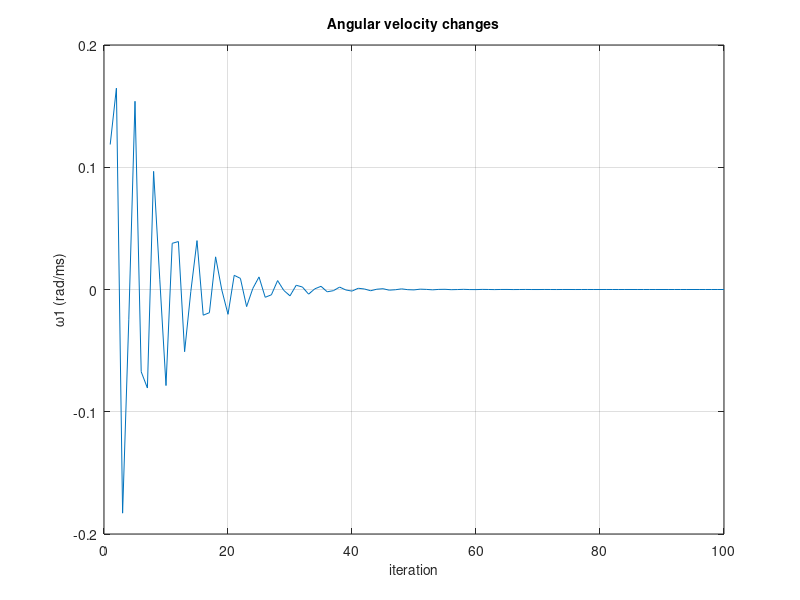
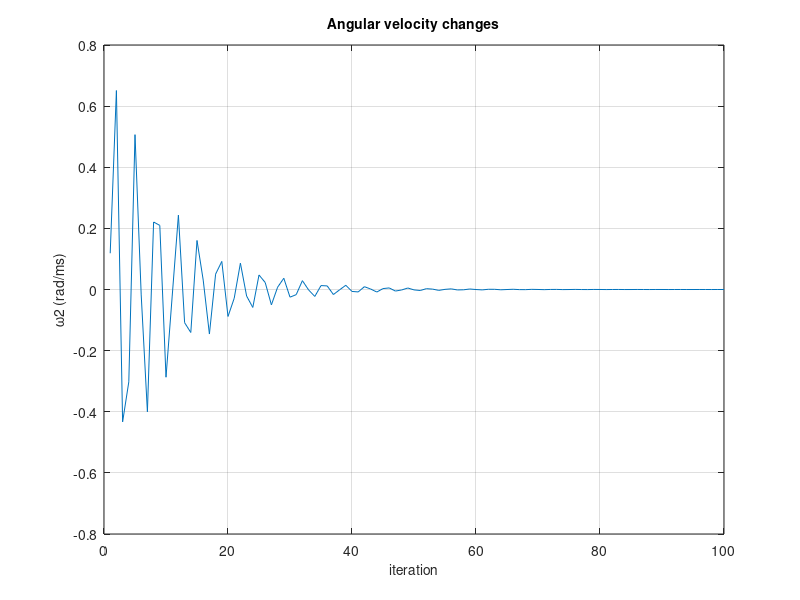
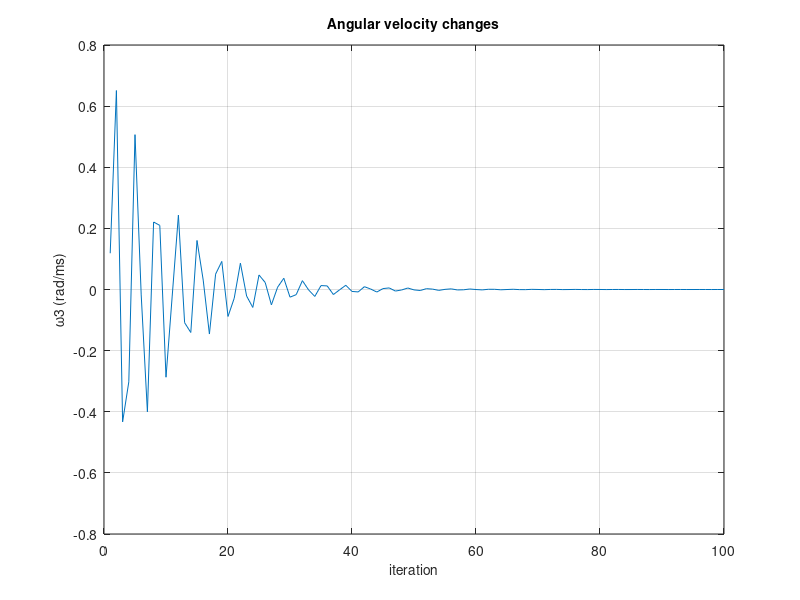
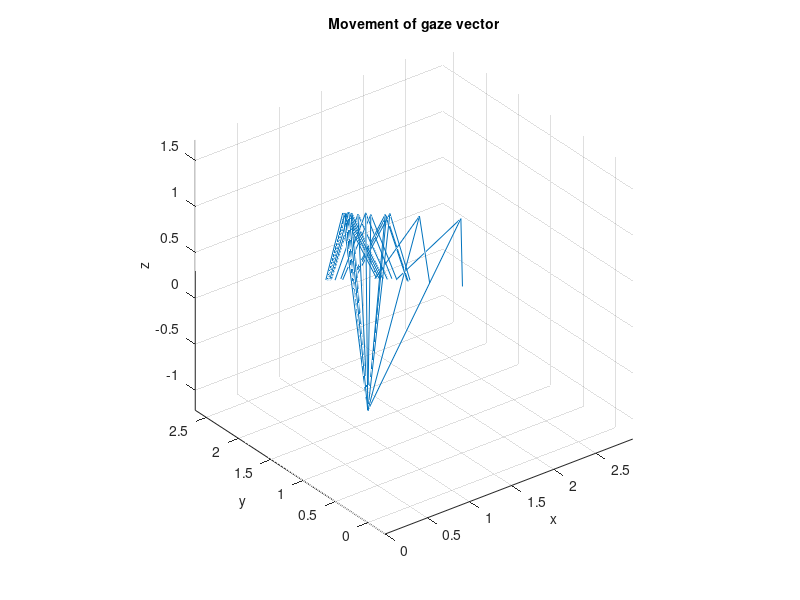

Source code (MATLAB) for these figures, in order:
clc;clear; close all;
% In this code, an ocular model is simulated to control gaze in three
% dimensions.
%
% Reference paper: A. D. Polpitaya and B. K. Ghosh, "Modeling the dynamics
% of oculomotor system in three dimensions," 42nd IEEE International
% Conference on Decision and Control (IEEE Cat. No.03CH37475), 2003,
% pp. 6418-6422 Vol.6, doi: 10.1109/CDC.2003.1272353.
%
% Written by: Hesam Shokouh Alaei
%
X1 = [1;1.3;2];   %initial gaze vector
X2 = [1;3;0.7];   % final gaze vector
%% Q Block 
num = X1(1)*X2(1)+X1(2)*X2(2)+X1(3)*X2(3);
det = sqrt(X1(1)^2+X1(2)^2+X1(3)^2)*sqrt(X2(1)^2+X2(2)^2+X2(3)^2);
theta = acos((num)/(det)); % radians
Rx = [1,0,0;0,cos(theta),-sin(theta);0,sin(theta),cos(theta)];
Ry = [cos(theta),0,sin(theta);0,1,0;-sin(theta),0,cos(theta)];
Rz = [cos(theta),-sin(theta),0;sin(theta),cos(theta),0;0,0,1];
R = [cos(theta),sin(theta)^2,sin(theta)*cos(theta);...
    -sin(theta)^2,cos(theta)+(1-cos(theta))*(cos(theta)^2),cos(theta)*sin(theta)*(1-cos(theta));...
    -sin(theta)*cos(theta),cos(theta)*sin(theta)*(1-cos(theta)),cos(theta)+(1-cos(theta))*(sin(theta)^2)];
r1 = 0; %rotation vector in x direction
r2 = 1./(2+2*cos(theta)).*[0;2*sin(theta);0];   %rotation vector in y direction
r3 = 1./(2+2*cos(theta)).*[0;0;2*sin(theta)];   %rotation vector in z direction

%% Activation Generator 
m = 10000;  %constant coefficient 
a1 = 0;
a2 = m.*r2(2);
a3 = m.*r3(3);
A = abs([a1;a2;a3]);

%% Torque Generator
r = 12/1000;    %eye ball radius, m
t = theta*180/pi;   %degree
B = t*0.00006/(r^2);  % viscosity coef, gm/degree
K = t*0.0001/(r^2); %elastic coef
J = t*4.3e-5/(r^2); %moment of inertia of eye ball
lm = 40/1000; % muscle length, m
lo = 60/1000;   % muscle length at rest, m
vm = [5/1000;5/1000;5/1000];  % muscle velocity, m/s
vo = 7/1000;    % muscle velocity at max force, m.s
T = [0;0;0];
we = [-0.3;-0.3;-0.3];
W = [0,we(3),-we(2);-we(3),0,we(1);we(2),-we(1),0];
wh = we;
vm_max = 1/2.5;
for iter=1:100
    temp(:,iter) = we;
    we = we + (T - B.*we - K.*trapz(temp,2))/J;
    vel(:,iter) = we;
    W = [0,we(3),-we(2);-we(3),0,we(1);we(2),-we(1),0];
    R = R + W.*R;
    vm = we.*r;
    Xd(:,iter) = R*X2;  %Desired gaze 
    for i = 1:3
        a = A(i);
        Fl = exp( -0.5*(((lm/lo)-1.05)/0.19)^2);
        Fv = 0.1433/ ( 0.1074+exp(-1.409*sinh(3.2*(vm(i)/vm_max)+1.6 )));
        Fact = Fl*Fv*a;
        Ft = Fact+B.*lm;
        T(i) = r*Ft;   %torque
    end
end
%% plot
figure(1)
plot(vel(1,:))
grid on
title('Angular velocity changes','FontSize',10)
xlabel('iteration','FontSize',10)
ylabel('\omega1 (rad/ms)','FontSize',10)
% axis([0 100 -0.02 0.02])
figure(2)
plot(vel(2,:))
grid on
title('Angular velocity changes','FontSize',10)
xlabel('iteration','FontSize',10)
ylabel('\omega2 (rad/ms)','FontSize',10)
figure(3)
plot(vel(3,:))
grid on
title('Angular velocity changes','FontSize',10)
xlabel('iteration','FontSize',10)
ylabel('\omega3 (rad/ms)','FontSize',10)
figure(4)
starts = zeros(3,iter);
quiver3(starts(1,:), starts(2,:), starts(3,:), Xd(1,:), Xd(2,:), Xd(3,:))
axis equal
title('Movement of gaze vector','FontSize',10)
xlabel('x','FontSize',10)
ylabel('y','FontSize',10)
zlabel('z','FontSize',10)


